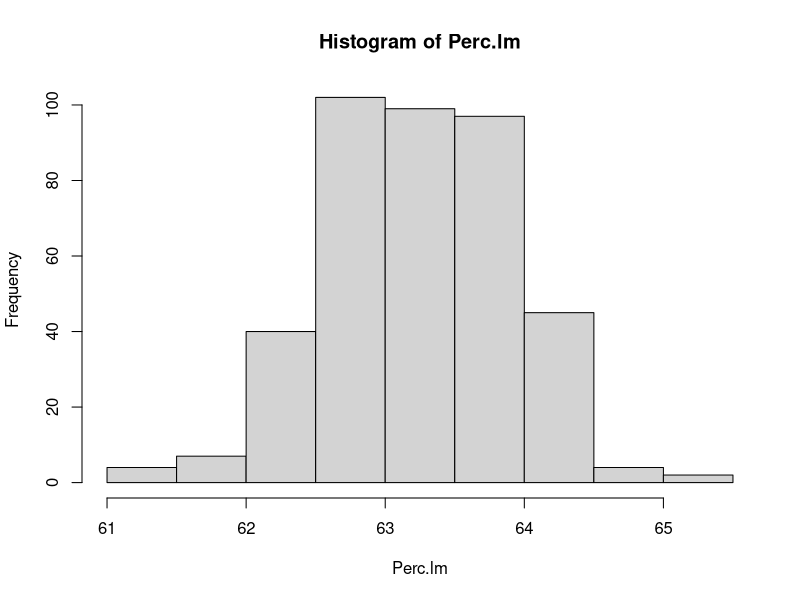
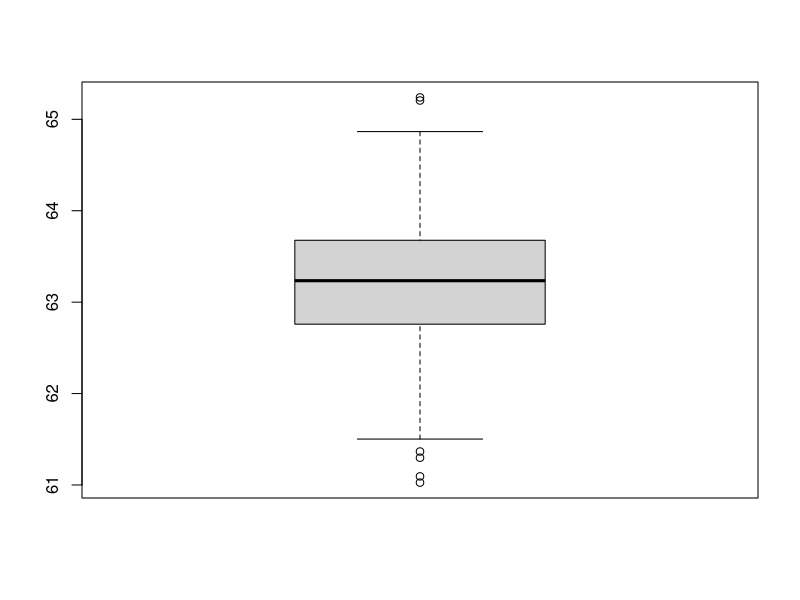
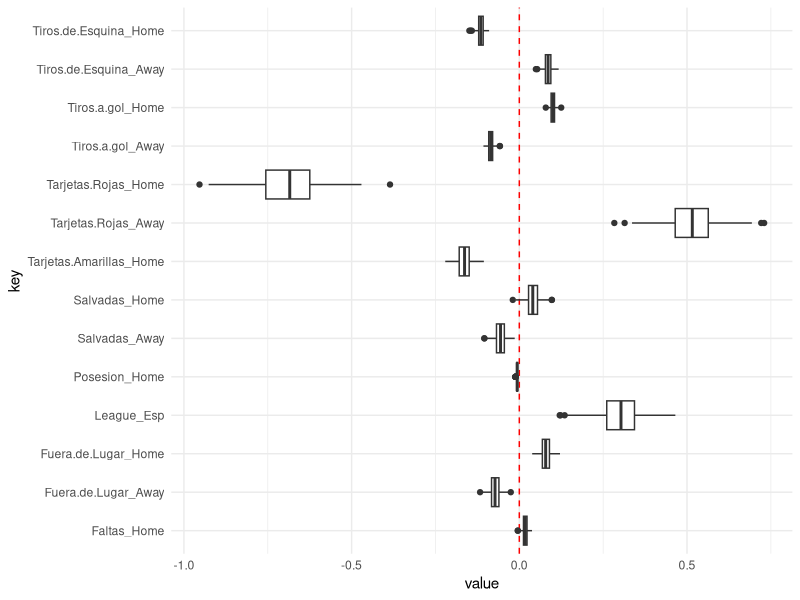

R code for these plots, in order:
#==============================================================================
#                         Logistic Regression
#==============================================================================

options(stringsAsFactors = F)
libs <- c("magrittr", "plyr", "ggplot2", "stringr", "lubridate","reshape2",
          "dplyr", 'glmnet', 'tidyr')
lapply(libs, require, character.only=T)

theme_set(theme_minimal())



#1.- Load the data ------------------------------------------------------------
DATA <- read.csv('Soccer predictions/Data.csv')

#Prepare the data
DATA %<>% mutate(
  Diferencia = Goles_Home - Goles_Away,
  Resultado_Binario = ifelse(Diferencia>0, 'Home', 'No_Home'), 
  Res_Binario_num = ifelse(Diferencia>0, 1, 0) %>% as.numeric,
  League_Esp = ifelse(League=='La Liga',1,0) %>% as.numeric
) 


#2.- Adjust the model to all the data

DATA_MODEL <-  DATA %>% select(-id, - Date, -Resultado_Binario,
                               -contains('Goles'), -Diferencia,
                               #-contains('Faltas'),
                              -contains('Amarillas_Away'),
                              -Faltas_Away,
                             -League)


model <- glm(Res_Binario_num ~ 0 +  . , family = binomial(link = 'logit'),
             data = DATA_MODEL )

summary(model)

#3.- Iterate the test and train 

size_train <- 3000

Perc.lm <- NULL
Coeffs <- model$coefficients
for(k in 1:400){
  
  sample_rows <- sample(x = 1:nrow(DATA_MODEL), size = size_train, replace = F)
  train <- DATA_MODEL[sample_rows,]
  test <- DATA_MODEL[-sample_rows,]
  
  model <- glm(Res_Binario_num ~ 0 + ., family = binomial(link = 'logit'),
               data = train)
  
  
  accuracy <- predict(model, test, type = 'response') %>% data.frame
  accuracy$Prediction <- 1
  accuracy$Prediction[accuracy$.<.5] <- 0
  accuracy$class <- test$Res_Binario_num
  
  #Overall accuracy
  
  Coeffs %<>%  rbind(model$coefficients)
  
  Overall <- mean(accuracy$Prediction==accuracy$class) %>% round(5) * 100
  Perc.lm %<>% c(Overall)
  cat(k, ' ')
}

hist(Perc.lm)
boxplot(Perc.lm)


#4.- Checking coefficients and feature selection

Coeffs %<>% data.frame

Coeffs.plot1 <- gather(Coeffs)

ggplot(data = Coeffs.plot1, aes(x =key, y = value, group = key)) +
  geom_hline(yintercept = 0,colour ='red', linetype =2)+
  geom_boxplot() + coord_flip() 

summary(Perc.lm)
